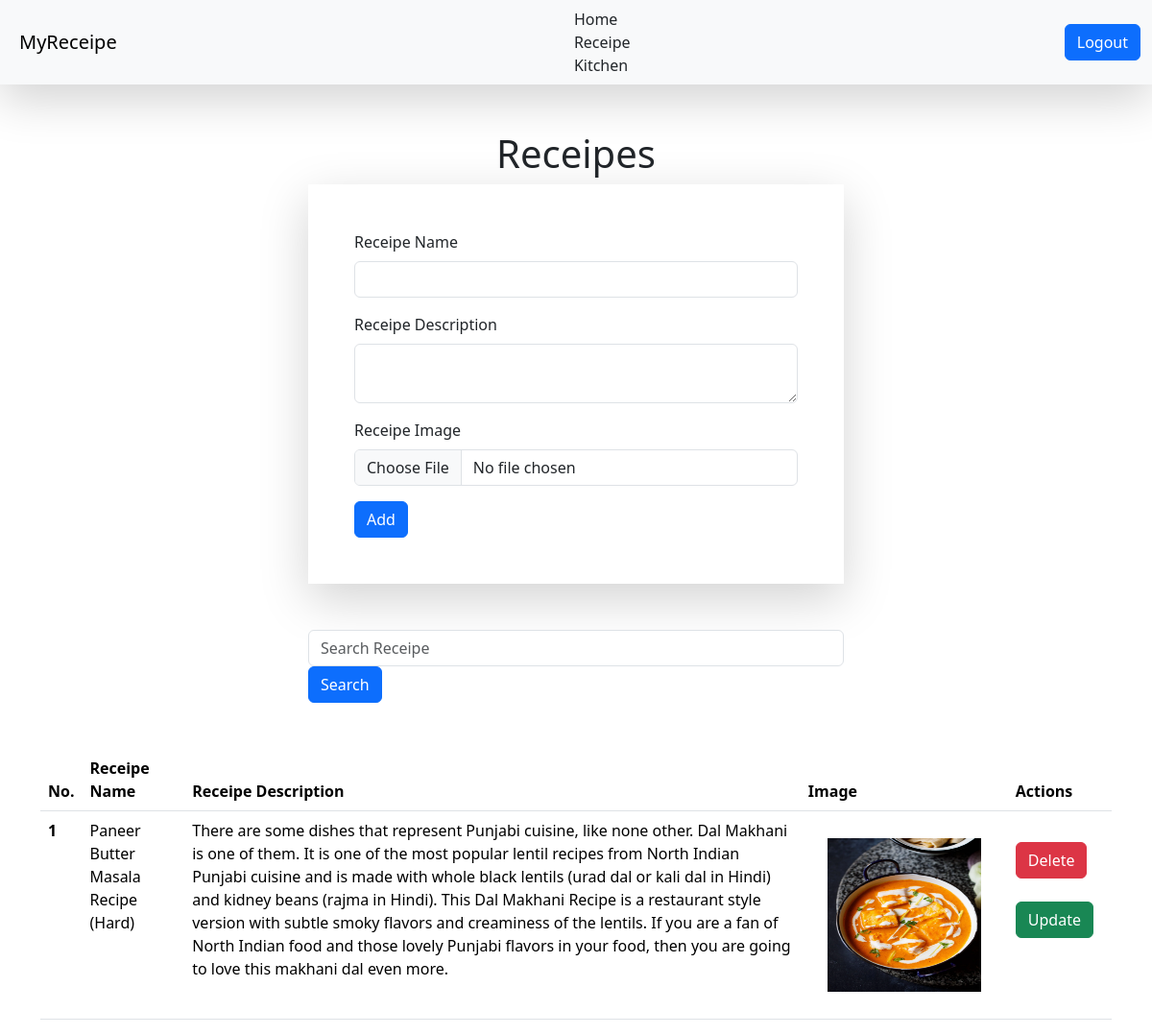
/receipes/ (signed in), run on the app's committed database.
### vege/models.py (models this page shows)
class Receipe(models.Model):
  user = models.ForeignKey(User, on_delete=models.SET_NULL, null=True, blank=True)
  receipe_name = models.CharField(max_length=100)
  receipe_description  = models.TextField()
  receipe_image = models.ImageField(upload_to='receipe')
  receipe_view_count = models.IntegerField(default=1)

### vege/views.py (the view, shortened to what this page needs)
# urls.py: path('receipes/', receipes , name='receipes'),
@login_required(login_url = '/login/')
def receipes(request):
  queryset = Receipe.objects.all()
  if request.GET.get('search'):
    queryset = queryset.filter(receipe_name__icontains = request.GET.get('search'))
  context = {
    'receipes': queryset
  }
  return render(request, "receipes.html", context)

### vege/templates/receipes.html (shortened to what this page needs)
{% extends 'base.html'%} {% block start%}
<div class="container mt-5">
  <h1 class="text-center">Receipes</h1>
  <form
    class="col-6 mx-auto shadow-lg p-5"
    method="post"
    enctype="multipart/form-data"
  >
    <div class="mb-3">
      <label for="exampleInputEmail1" class="form-label">Receipe Name</label>
      <input
        name="receipe_name"
        required
        type="text"
        class="form-control"
        id="exampleInputEmail1"
        aria-describedby="emailHelp"
      />
    </div>
    <div class="mb-3">
      <label for="exampleInputPassword1" class="form-label"
        >Receipe Description</label
      >
      <textarea
        name="receipe_description"
        class="form-control"
        id="exampleInputPassword1"
      >
      </textarea>
    </div>
    <div class="mb-3">
      <label for="exampleInputPassword1" class="form-label"
        >Receipe Image</label
      >
      <input name="receipe_image" type="file" class="form-control" />
    </div>
    <button type="submit" class="btn btn-primary">Add</button>
  </form>
  <div class="mt-5">
    <div class="mx-auto col-6">
      <form action="">
        <div class="mb-3 flex gap-2">
          <input
            name="search"
            type="text"
            class="form-control"
            placeholder="Search Receipe"
            id="exampleInputEmail1"
            aria-describedby="emailHelp"
          />
          <button class="btn btn-primary">Search</button>
        </div>
      </form>
    </div>
  </div>
  <table class="table mt-5">
    <thead>
      <tr>
        <th scope="col">No.</th>
        <th scope="col">Receipe Name</th>
        <th scope="col">Receipe Description</th>
        <th scope="col">Image</th>
        <th scope="col">Actions</th>
      </tr>
    </thead>
    <tbody>
      {% for receipe in receipes%}
      <tr>
        <th scope="row">{{forloop.counter}}</th>
        <td>{{receipe.receipe_name}}</td>
        <td>{{receipe.receipe_description}}</td>
        <td>
          <img
            src="/media/{{receipe.receipe_image}}"
            style="height: 200px; width: 200px; padding: 20px"
            alt="Not upload"
          />
        </td>
        <td>
          <a href="/delete_receipe/{{receipe.id}}/" class="btn btn-danger mt-4"
            >Delete</a
          >
          <a href="/update_receipe/{{receipe.id}}/" class="btn btn-success mt-4"
            >Update</a
          >
        </td>
      </tr>
      {% endfor %}
    </tbody>
  </table>
</div>
{% endblock%}

### vege/templates/base.html (shortened to what this page needs)
<!DOCTYPE html>
<html lang="en">
<head>
  <link href="https://cdn.jsdelivr.net/npm/bootstrap@5.3.3/dist/css/bootstrap.min.css" rel="stylesheet">
</head>
<body>
  <nav class="navbar bg-body-tertiary shadow-lg">
    <div class="container-fluid">
      <a class="navbar-brand font-bold p-2" href="#">
        MyReceipe
      </a>
        <div class=" flex gap-5 font-bold">
          <a class="nav-link active" aria-current="page" href="#">Home</a>
          <a class="nav-link" href="#">Receipe</a>
          <a class="nav-link" href="#">Kitchen</a>
        </div>
      {% if request.user.is_authenticated %}
      <a href="/logout/" class="btn btn-primary">Logout</a>
      {% else %}
      <a href="/login/" class="btn btn-primary">Login</a>
      {% endif %}
    </div>
  </nav>
  {% block start%}
  {% endblock%}
</body>
</html>

### data on the page
Receipe: receipe_name "Paneer Butter Masala Recipe (Hard)", receipe_description "There are some dishes that represent Punjabi cuisine, like none other. Dal Makhani is one of them. It is one of the most popular lentil recipes from North Indian Punjabi cuisine and is made with whole black lentils (urad dal or kali dal in Hindi) and kidney beans (rajma in Hindi). This Dal Makhani Recipe is a restaurant style version with subtle smoky flavors and creaminess of the lentils. If you are a fan of North Indian food and those lovely Punjabi flavors in your food, then you are going to love this makhani dal even more.", receipe_image (picture)
